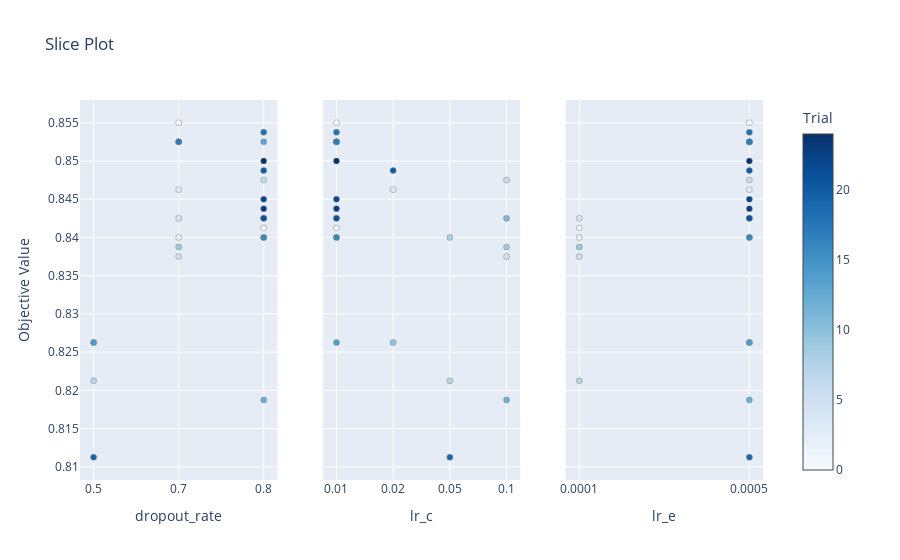

Notebook code cell kept with this figure:
### Code cell
optuna.visualization.plot_slice(study)

### Figure 1 — Plotly figure (JSON) as saved in the notebook; plotly's stock layout.template omitted (floating-point values rounded to 4 significant figures)
{"data": [{"marker": {"color": [0, 1, 2, 3, 4, 5, 6, 7, 8, 9, 10, 11, 12, 13, 14, 15, 16, 17, 18, 19, 20, 21, 22, 23, 24], "colorbar": {"title": {"text": "Trial"}, "x": 1, "xpad": 40}, "colorscale": [[0, "rgb(247,251,255)"], [0.125, "rgb(222,235,247)"], [0.25, "rgb(198,219,239)"], [0.375, "rgb(158,202,225)"], [0.5, "rgb(107,174,214)"], [0.625, "rgb(66,146,198)"], [0.75, "rgb(33,113,181)"], [0.875, "rgb(8,81,156)"], [1, "rgb(8,48,107)"]], "line": {"color": "Grey", "width": 0.5}, "showscale": true}, "mode": "markers", "name": "Feasible Trial", "showlegend": false, "type": "scatter", "x": [0.7, 0.8, 0.7, 0.7, 0.7, 0.7, 0.8, 0.5, 0.8, 0.7, 0.5, 0.8, 0.8, 0.8, 0.5, 0.7, 0.8, 0.7, 0.8, 0.5, 0.8, 0.8, 0.8, 0.8, 0.8], "xaxis": "x", "y": [0.855, 0.8412, 0.84, 0.8462, 0.8425, 0.8375, 0.8475, 0.8212, 0.84, 0.8387, 0.8262, 0.8425, 0.8187, 0.8525, 0.8262, 0.8525, 0.84, 0.8525, 0.8538, 0.8113, 0.8488, 0.8425, 0.845, 0.8438, 0.85], "yaxis": "y"}, {"marker": {"color": [0, 1, 2, 3, 4, 5, 6, 7, 8, 9, 10, 11, 12, 13, 14, 15, 16, 17, 18, 19, 20, 21, 22, 23, 24], "colorbar": {"title": {"text": "Trial"}, "x": 1, "xpad": 40}, "colorscale": [[0, "rgb(247,251,255)"], [0.125, "rgb(222,235,247)"], [0.25, "rgb(198,219,239)"], [0.375, "rgb(158,202,225)"], [0.5, "rgb(107,174,214)"], [0.625, "rgb(66,146,198)"], [0.75, "rgb(33,113,181)"], [0.875, "rgb(8,81,156)"], [1, "rgb(8,48,107)"]], "line": {"color": "Grey", "width": 0.5}, "showscale": false}, "mode": "markers", "name": "Feasible Trial", "showlegend": false, "type": "scatter", "x": [0.01, 0.01, 0.01, 0.02, 0.01, 0.1, 0.1, 0.05, 0.05, 0.1, 0.02, 0.1, 0.1, 0.01, 0.01, 0.01, 0.01, 0.01, 0.01, 0.05, 0.02, 0.01, 0.01, 0.01, 0.01], "xaxis": "x2", "y": [0.855, 0.8412, 0.84, 0.8462, 0.8425, 0.8375, 0.8475, 0.8212, 0.84, 0.8387, 0.8262, 0.8425, 0.8187, 0.8525, 0.8262, 0.8525, 0.84, 0.8525, 0.8538, 0.8113, 0.8488, 0.8425, 0.845, 0.8438, 0.85], "yaxis": "y2"}, {"marker": {"color": [0, 1, 2, 3, 4, 5, 6, 7, 8, 9, 10, 11, 12, 13, 14, 15, 16, 17, 18, 19, 20, 21, 22, 23, 24], "colorbar": {"title": {"text": "Trial"}, "x": 1, "xpad": 40}, "colorscale": [[0, "rgb(247,251,255)"], [0.125, "rgb(222,235,247)"], [0.25, "rgb(198,219,239)"], [0.375, "rgb(158,202,225)"], [0.5, "rgb(107,174,214)"], [0.625, "rgb(66,146,198)"], [0.75, "rgb(33,113,181)"], [0.875, "rgb(8,81,156)"], [1, "rgb(8,48,107)"]], "line": {"color": "Grey", "width": 0.5}, "showscale": false}, "mode": "markers", "name": "Feasible Trial", "showlegend": false, "type": "scatter", "x": [0.0005, 0.0001, 0.0001, 0.0005, 0.0001, 0.0001, 0.0005, 0.0001, 0.0005, 0.0001, 0.0005, 0.0005, 0.0005, 0.0005, 0.0005, 0.0005, 0.0005, 0.0005, 0.0005, 0.0005, 0.0005, 0.0005, 0.0005, 0.0005, 0.0005], "xaxis": "x3", "y": [0.855, 0.8412, 0.84, 0.8462, 0.8425, 0.8375, 0.8475, 0.8212, 0.84, 0.8387, 0.8262, 0.8425, 0.8187, 0.8525, 0.8262, 0.8525, 0.84, 0.8525, 0.8538, 0.8113, 0.8488, 0.8425, 0.845, 0.8438, 0.85], "yaxis": "y3"}], "layout": {"title": {"text": "Slice Plot"}, "xaxis": {"anchor": "y", "categoryarray": [0.5, 0.7, 0.8], "categoryorder": "array", "domain": [0, 0.2889], "title": {"text": "dropout_rate"}, "type": "category"}, "xaxis2": {"anchor": "y2", "categoryarray": [0.01, 0.02, 0.05, 0.1], "categoryorder": "array", "domain": [0.3556, 0.6444], "title": {"text": "lr_c"}, "type": "category"}, "xaxis3": {"anchor": "y3", "categoryarray": [0.0001, 0.0005], "categoryorder": "array", "domain": [0.7111, 1], "title": {"text": "lr_e"}, "type": "category"}, "yaxis": {"anchor": "x", "domain": [0, 1], "title": {"text": "Objective Value"}}, "yaxis2": {"anchor": "x2", "domain": [0, 1], "matches": "y", "showticklabels": false}, "yaxis3": {"anchor": "x3", "domain": [0, 1], "matches": "y", "showticklabels": false}}}
